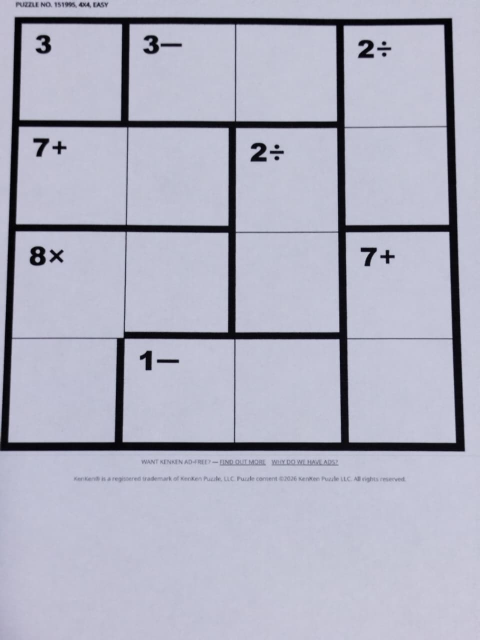
#> input picture data/primary/printed/4x4/1.jpeg, 960 x 1280 px (shown at 1/2 size)
$ python -i preprocess.py   (imports and definitions only)
#> lines starting #> are read from the running program, lines starting #| are printed output that depends on the picture; after the words box and inside, x2 and y2 are one past the last pixel; in counts of white or black regions, pixels touching at a corner belong together
#> further down, picture is the input picture: shape (1280, 960, 3); mean B, G, R 193.5, 176.8, 176.1
"""Image preprocessing: illumination correction, binarization, grid localization and
perspective correction."""

from __future__ import annotations

from dataclasses import dataclass

import cv2
import numpy as np

WARP_SIZE = 900      # side of the rectified grid, in pixels
WARP_MARGIN = 30     # white margin kept around the rectified grid


@dataclass
class Rectified:
    gray: np.ndarray        # flat-field corrected grayscale of the rectified grid (uint8)
    binary: np.ndarray      # ink mask of the rectified grid (uint8, 255 = ink)
    H: np.ndarray           # homography original -> rectified
    corners: np.ndarray     # 4x2 grid corners in the original image (tl, tr, br, bl)
    size: int = WARP_SIZE
    margin: int = WARP_MARGIN


# [15 lines left out: functions load_image, resize_max, not called in this run]


def flatten_illumination(gray: np.ndarray) -> np.ndarray:
    """Divide by a heavily blurred copy (background estimate) to remove shadows and
    lighting gradients. Paper becomes ~255, ink stays dark."""
    k = max(31, (min(gray.shape) // 8) | 1)
    # Closing removes the dark ink before estimating the background.
    bg = cv2.morphologyEx(gray, cv2.MORPH_CLOSE, cv2.getStructuringElement(cv2.MORPH_RECT, (15, 15)))
    bg = cv2.GaussianBlur(bg, (k, k), 0)
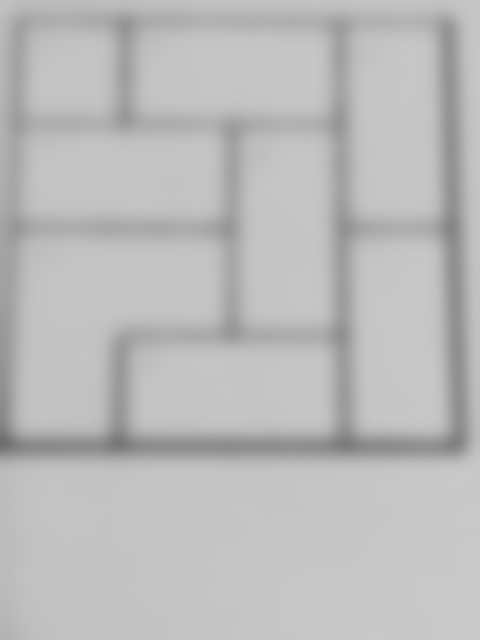
#> bg: shape (1280, 960) (shown at 1/2 size); min 108, max 201, mean 186.8
    norm = cv2.divide(gray, bg, scale=255)
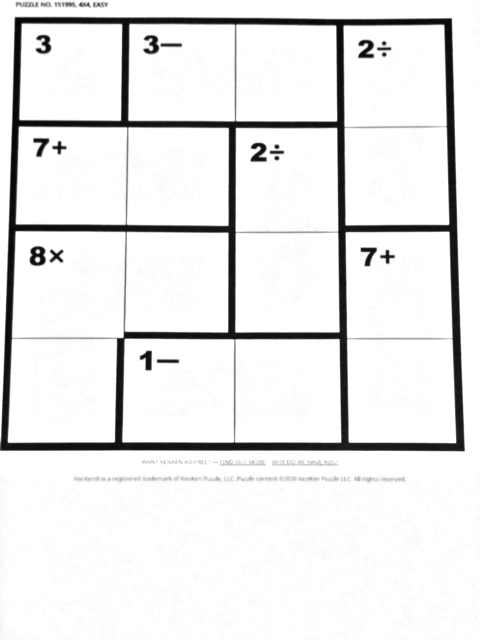
#> norm: shape (1280, 960) (shown at 1/2 size); min 3, max 255, mean 233.8
    return norm


def binarize(gray: np.ndarray) -> np.ndarray:
    block = max(15, (min(gray.shape) // 40) | 1)
    return cv2.adaptiveThreshold(
        gray, 255, cv2.ADAPTIVE_THRESH_GAUSSIAN_C, cv2.THRESH_BINARY_INV, block, 10
    )
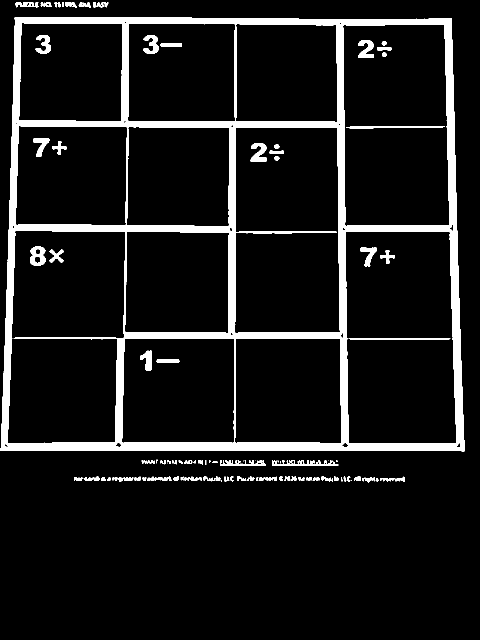
#> returned value: shape (1280, 960) (shown at 1/2 size); 9.2% white; 94 white regions (14 under 20 px), largest, box (x1, y1, x2, y2) and area: (0, 34, 930, 903) 98772, (60, 493, 91, 531) 807, (501, 286, 534, 324) 749


def _order_corners(pts: np.ndarray) -> np.ndarray:
    pts = pts.reshape(-1, 2).astype(np.float32)
    s = pts.sum(axis=1)
    d = np.diff(pts, axis=1).ravel()
    return np.float32([pts[np.argmin(s)], pts[np.argmin(d)], pts[np.argmax(s)], pts[np.argmax(d)]])


def _quad_from_points(pts: np.ndarray) -> np.ndarray:
    hull = cv2.convexHull(pts)
    peri = cv2.arcLength(hull, True)
    for eps in (0.01, 0.02, 0.03, 0.05, 0.08):
        approx = cv2.approxPolyDP(hull, eps * peri, True)
        if len(approx) == 4:
            return _order_corners(approx)
    return _order_corners(cv2.boxPoints(cv2.minAreaRect(hull)))


def find_grid_corners(binary: np.ndarray) -> np.ndarray:
    """Locate the KenKen grid: the connected ink component with the most ink *inside*
    its own convex hull. The grid lines form one big connected component whose interior
    is full of lines; a page border or table edge only has ink on its perimeter."""
    closed = cv2.morphologyEx(binary, cv2.MORPH_CLOSE, np.ones((3, 3), np.uint8))
#> closed: shape (1280, 960); 9.3% white; 59 white regions (4 under 20 px), largest, box (x1, y1, x2, y2) and area: (0, 34, 930, 903) 100270, (544, 920, 677, 932) 849, (60, 493, 91, 531) 816
    n, labels, stats, _ = cv2.connectedComponentsWithStats(closed, connectivity=8)
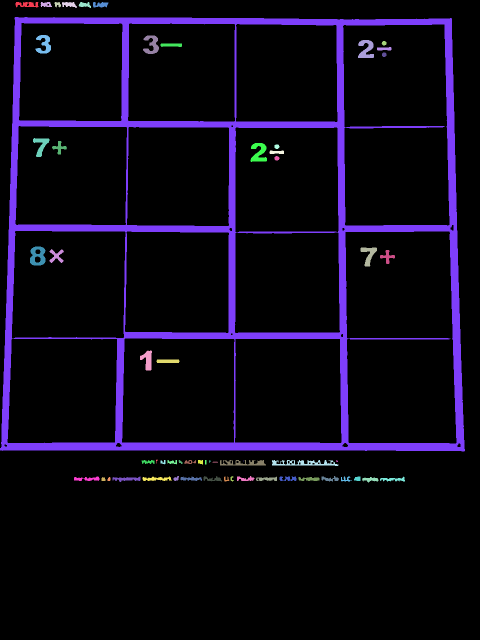
#> labels: shape (1280, 960) int32 (shown at 1/2 size); 60 distinct labels, from 0 to 59; one colour per label, 0 black
#> n = 60; stats = 60 rows, first 6: [0, 0, 960, 1280, 1114307], [31, 4, 46, 11, 344], [81, 4, 23, 10, 171], [109, 4, 13, 11, 96], [124, 4, 30, 12, 228], [157, 4, 25, 12, 183]
    img_area = binary.shape[0] * binary.shape[1]
    best, best_score = None, 0.0
    for i in np.argsort(-stats[1:, cv2.CC_STAT_AREA])[:15] + 1:
        x, y, w, h, area = stats[i]
        if w * h < 0.04 * img_area or min(w, h) < 0.5 * max(w, h):
            continue
        comp = (labels[y:y + h, x:x + w] == i).astype(np.uint8)
        # Ink in the inner 70% of the bounding box = internal grid lines.
        iy, ix = int(0.15 * h), int(0.15 * w)
        inner = comp[iy:h - iy, ix:w - ix].sum()
        score = inner / np.sqrt(w * h)
        if score > best_score:
            best, best_score = i, score
#> this loop made 15 passes
#> (i, x, y, w, h, area, iy, ix) on pass 1: (7, 0, 34, 930, 869, 100270, 130, 139)
#> pass 1, in find_grid_corners, `comp = (labels[y:y + h, x:x + w] == i).astype(np.uint8)`:
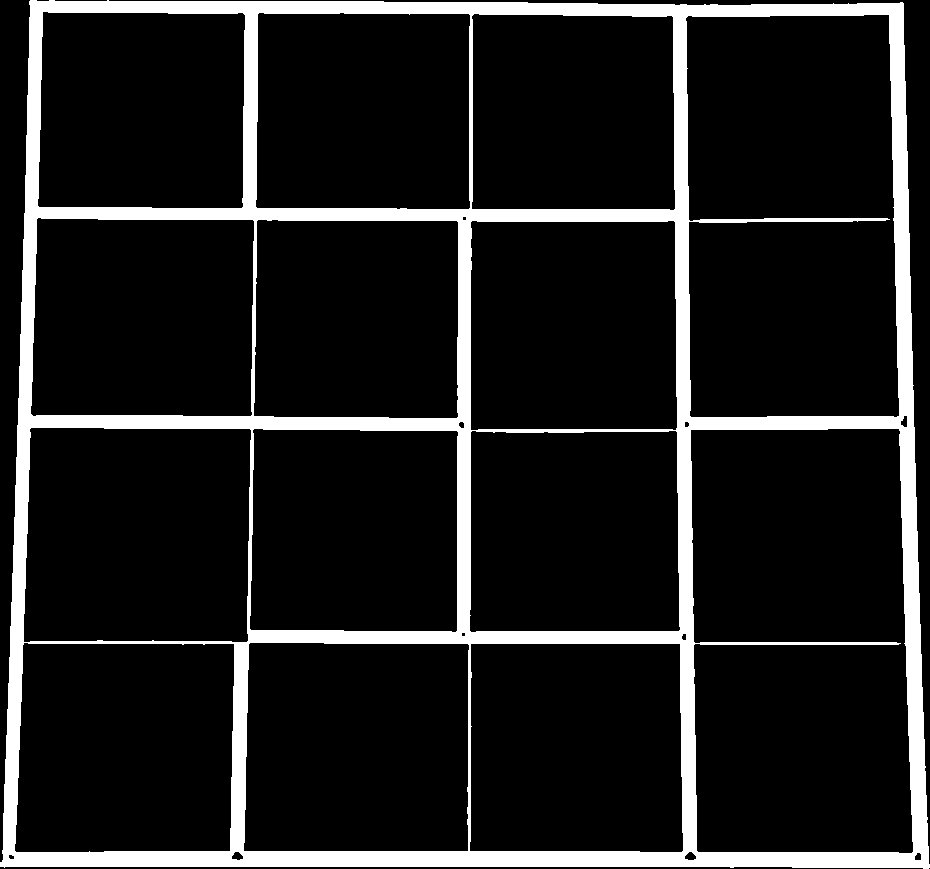
#> comp: shape (869, 930); values 0 (black) and 1 (white), 12.4% white; 1 white region, box (x1, y1, x2, y2) and area: (0, 0, 930, 869) 100270
#> after the loop, best = 7; best_score = 42.62
    if best is None:
        raise RuntimeError("Could not find a KenKen grid in the image")
    ys, xs = np.nonzero(labels == best)
    pts = np.stack([xs, ys], axis=1).astype(np.int32)
#> pts = 100270 pairs, first value 0 to 929, second value 34 to 902
    return _quad_from_points(pts)
#> in _quad_from_points, `hull = cv2.convexHull(pts)`: hull = contour of 12 points, box (x1, y1, x2, y2) (0, 34, 930, 903), area 781324
#> in _quad_from_points, `peri = cv2.arcLength(hull, True)`: peri = 3534.2
#> the loop in _quad_from_points, `for eps in (0.01, 0.02, 0.03, 0.05, 0.08):` made 1 pass
#> (pts in _order_corners, s in _order_corners, d in _order_corners) on pass 1: ([[929, 901], [0, 900], [29, 35], [902, 36]], [1830, 900, 64, 938], [-28, 900, 6, -866])


def rectify(img_bgr: np.ndarray) -> Rectified:
    """Full preprocessing: grayscale -> illumination correction -> binarization ->
    grid localization -> perspective warp to a WARP_SIZE square."""
    gray = cv2.cvtColor(img_bgr, cv2.COLOR_BGR2GRAY) if img_bgr.ndim == 3 else img_bgr
    gray = cv2.GaussianBlur(gray, (3, 3), 0)
    flat = flatten_illumination(gray)
    binary = binarize(flat)
    corners = find_grid_corners(binary)
#> corners = [[29, 35], [902, 36], [929, 901], [0, 900]]

    m, S = WARP_MARGIN, WARP_SIZE
    dst = np.float32([[m, m], [m + S, m], [m + S, m + S], [m, m + S]])
    H = cv2.getPerspectiveTransform(corners, dst)
#> H = [[1.03, 0.0369, -1.18], [-0.00128, 1.11, -8.81], [-1.65e-07, 7.43e-05, 1]]
    out = (S + 2 * m, S + 2 * m)
    warped = cv2.warpPerspective(flat, H, out, flags=cv2.INTER_LINEAR, borderValue=255)
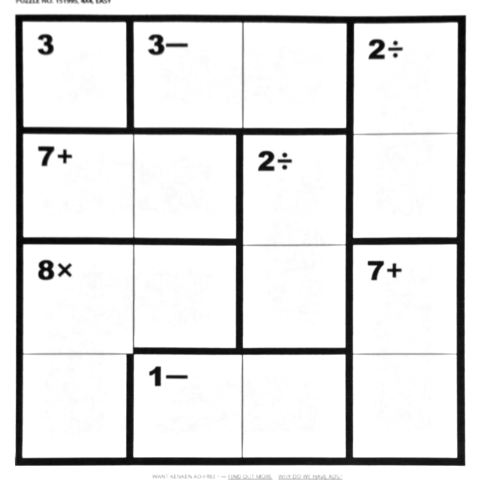
#> warped: shape (960, 960) (shown at 1/2 size); min 3, max 255, mean 226.3
    warped_bin = cv2.threshold(warped, 0, 255, cv2.THRESH_BINARY_INV | cv2.THRESH_OTSU)[1]
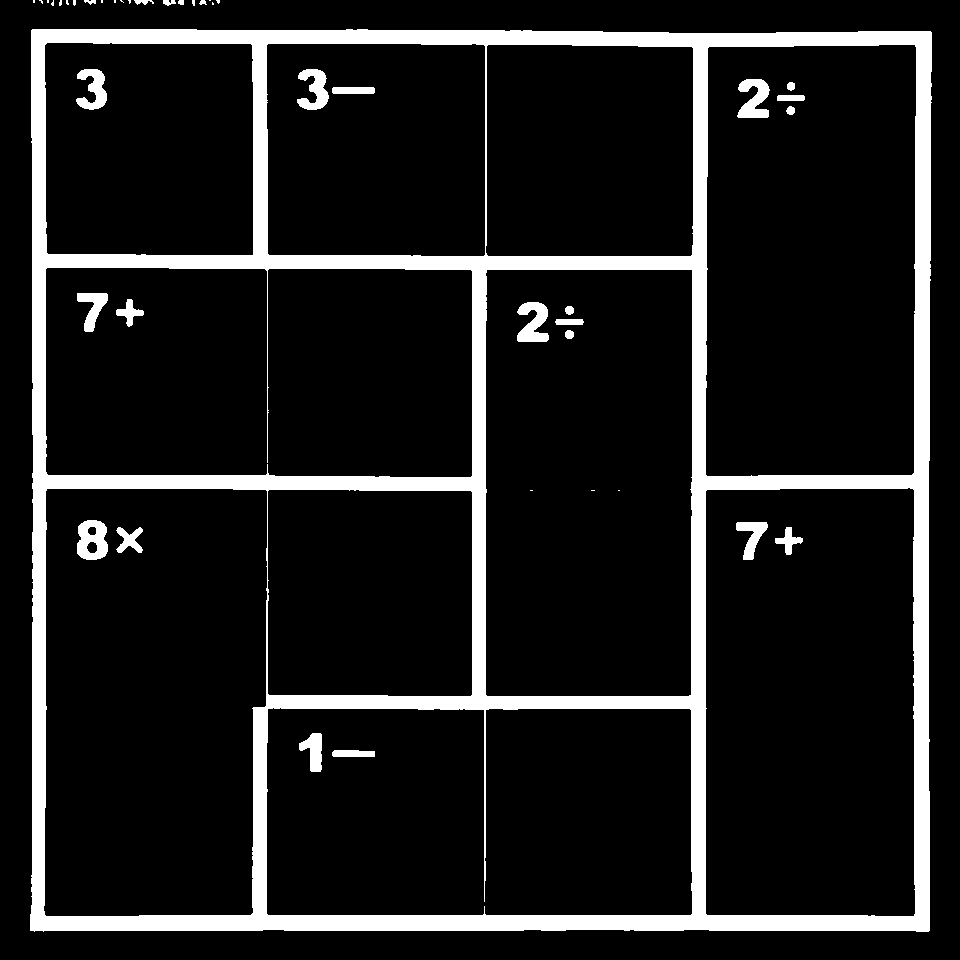
#> warped_bin: shape (960, 960); 12.1% white; 43 white regions (18 under 20 px), largest, box (x1, y1, x2, y2) and area: (30, 29, 932, 932) 102855, (77, 520, 108, 560) 904, (517, 302, 549, 342) 836
    return Rectified(warped, warped_bin, H, corners)

>>> import cv2
>>> picture = cv2.imread('../../data/primary/printed/4x4/1.jpeg')
>>> result = rectify(picture)

$ run again, on data/primary/printed/4x4/2.jpeg
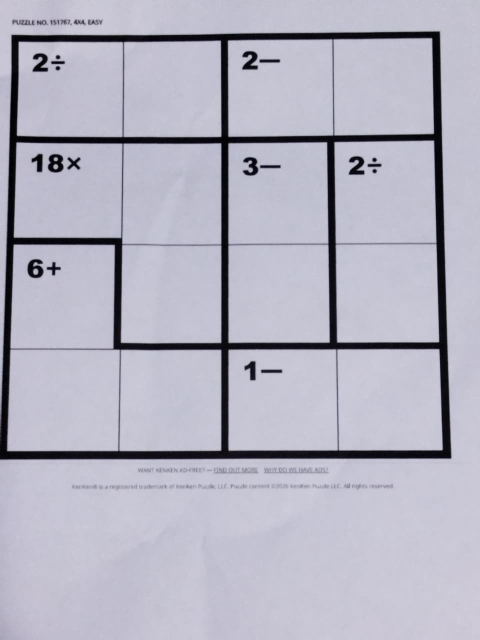
#> input picture data/primary/printed/4x4/2.jpeg, 960 x 1280 px (shown at 1/2 size)
#> picture is the input picture: shape (1280, 960, 3); mean B, G, R 193.1, 178.7, 180
#> closed: shape (1280, 960); 8.7% white; 63 white regions (4 under 20 px), largest, box (x1, y1, x2, y2) and area: (0, 63, 903, 919) 92091, (55, 519, 87, 556) 752, (96, 308, 127, 345) 749
#> labels: shape (1280, 960) int32; 64 distinct labels, from 0 to 63
#> n = 64; stats = 64 rows, first 6: [0, 0, 960, 1280, 1121470], [24, 39, 45, 12, 344], [100, 39, 19, 11, 151], [121, 39, 23, 12, 162], [147, 39, 25, 12, 183], [176, 39, 29, 11, 250]
#> the loop in find_grid_corners, `for i in np.argsort(-stats[1:, cv2.CC_STAT_AREA])[:15] + 1:` made 15 passes
#> (i, x, y, w, h, area, iy, ix) on pass 1: (7, 0, 63, 903, 856, 92091, 128, 135)
#> pass 1, in find_grid_corners, `comp = (labels[y:y + h, x:x + w] == i).astype(np.uint8)`:
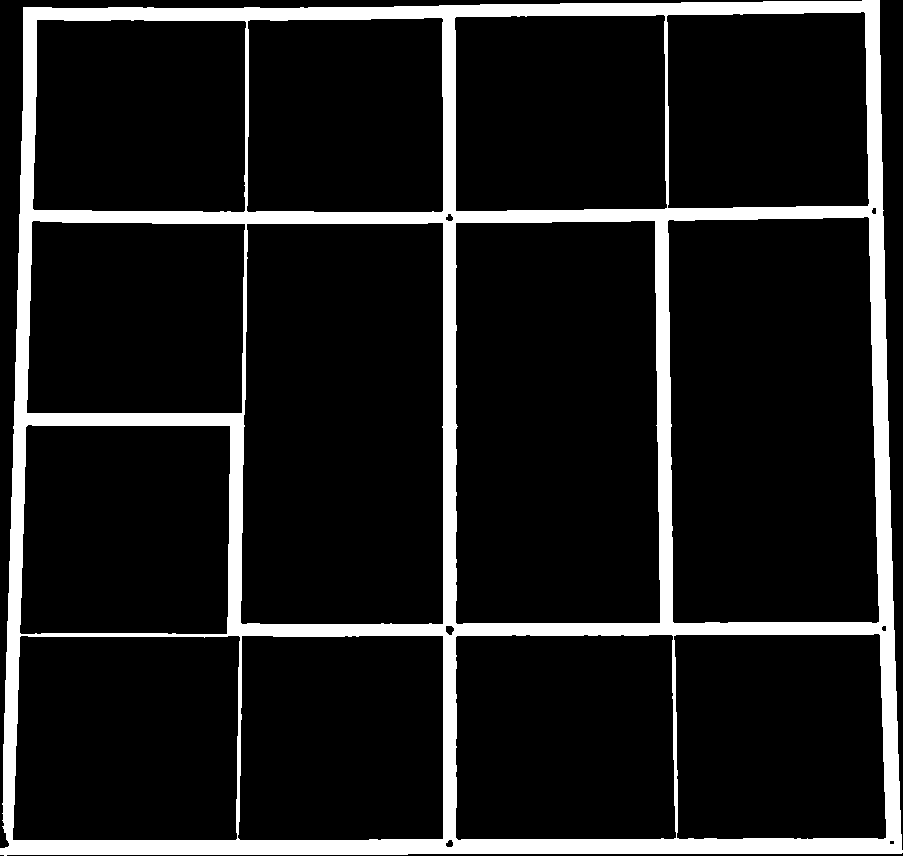
#> comp: shape (856, 903); values 0 (black) and 1 (white), 11.9% white; 1 white region, box (x1, y1, x2, y2) and area: (0, 0, 903, 856) 92091
#> after the loop in find_grid_corners, `for i in np.argsort(-stats[1:, cv2.CC_STAT_AREA])[:15] + 1:`: best = 7; best_score = 38.75
#> in find_grid_corners, `pts = np.stack([xs, ys], axis=1).astype(np.int32)`: pts = 92091 pairs, first value 0 to 902, second value 63 to 918
#> hull = contour of 10 points, box (x1, y1, x2, y2) (0, 63, 903, 919), area 747766
#> peri = 3458.2
#> the loop in _quad_from_points, `for eps in (0.01, 0.02, 0.03, 0.05, 0.08):` made 1 pass
#> (pts in _order_corners, s in _order_corners, d in _order_corners) on pass 1: ([[902, 915], [0, 917], [23, 70], [879, 63]], [1817, 917, 93, 942], [13, 917, 47, -816])
#> corners = [[23, 70], [879, 63], [902, 915], [0, 917]]
#> H = [[1.06, 0.0308, 3.53], [0.00943, 1.13, -48.96], [7.59e-06, 6.37e-05, 1]]
#> in rectify, `warped_bin = cv2.threshold(warped, 0, 255, cv2.THRESH_BINARY_INV | cv2..`:
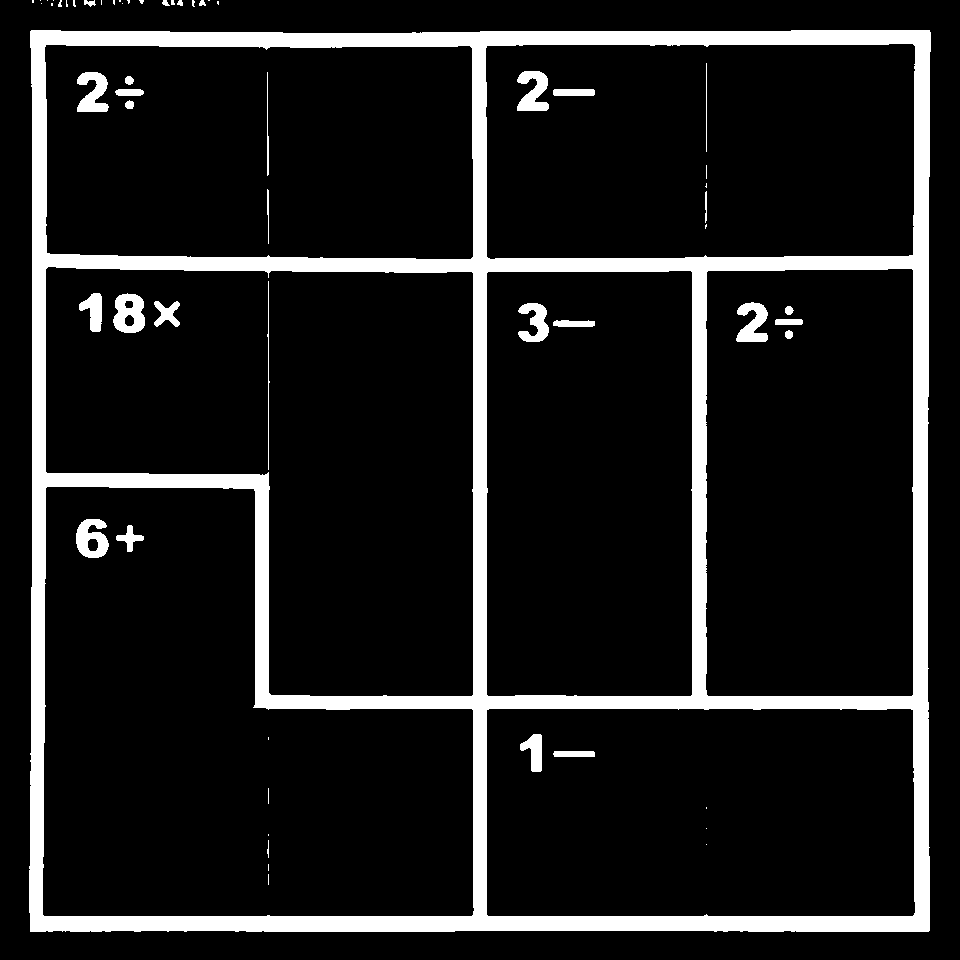
#> warped_bin: shape (960, 960); 11.6% white; 60 white regions (30 under 20 px), largest, box (x1, y1, x2, y2) and area: (29, 30, 931, 932) 98081, (113, 293, 145, 333) 911, (76, 519, 109, 558) 859
